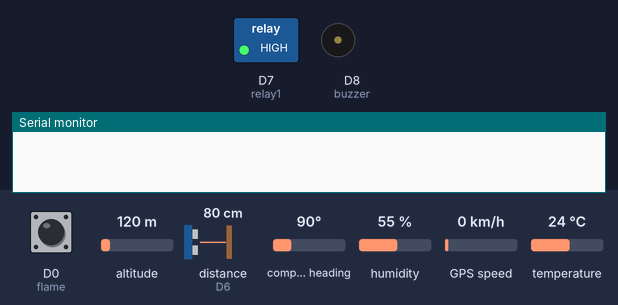
Simulated run of this sketch. Board: ESP8266 (NodeMCU). Parts: switched loads named in the sketch (green lamp = pin HIGH), buzzer (waves = sounding, pin HIGH), the last lines printed to the serial monitor. Wiring (inferred from the names in the program): ultrasonic range finder: trigger D5; echo D6. Inputs (shaded band) come from the test bench; at power-on: D0 (flame) LOW, altitude 120 m, distance to the obstacle (sensor on D6) 80 cm, compass heading 90°, humidity 55 %, GPS speed 0 km/h, temperature 24 °C. The echo pulse lasts 58.3 µs per cm; WiFi joins after 1.5 s; servers stay silent unless stated; the GPS gets a fix after 3 s at 37.7749, -122.4194 with 8 satellites; pins used as bus, display or sensor lines are not drawn.

Above: at 3.0 s.
3.1 s: D0 (flame) pulsed HIGH 2 times (0.12 s each, 0.3 s apart)
At 4.7 s:
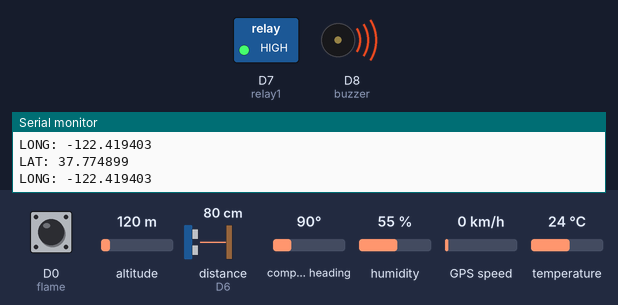
5.2 s: D0 (flame) driven HIGH
At 6.2 s:
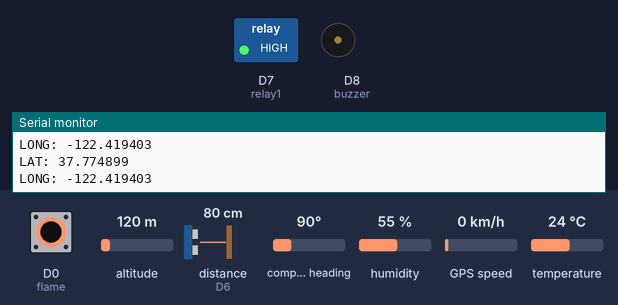
6.7 s: D0 (flame) driven LOW
At 7.3 s:
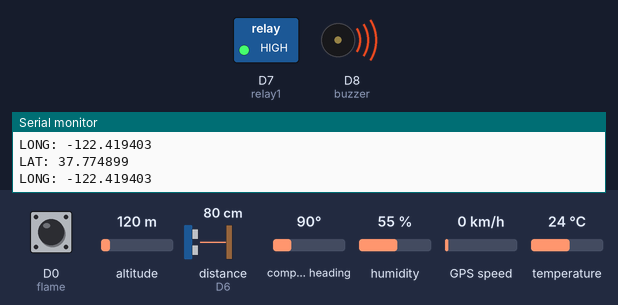
Timing chart, 0 to 9.7 s (numbered marks = the images above; inputs shaded):
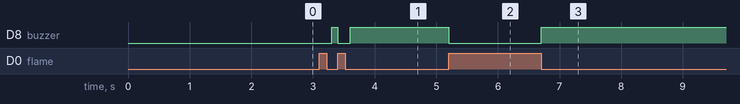

The sketch:

fmbcas.ino
```cpp
#define BLYNK_TEMPLATE_ID "TMPL3OOTgUsYT"
#define BLYNK_TEMPLATE_NAME "FISHERMAN BORDER ALERT"
#define BLYNK_AUTH_TOKEN "c9KUIR5p6hZdnAzRdIDVPiNUTHPMccKS"
#define BLYNK_PRINT Serial // Comment this out to disable prints and save space

#include <TinyGPS++.h>
#include <SoftwareSerial.h>
#include <SPI.h>
#include <ESP8266WiFi.h>
#include <BlynkSimpleEsp8266.h>

static const int RXPin = 4, TXPin = 5; // GPIO 4=D2(connect Tx of GPS) and GPIO 5=D1(Connect Rx of GPS)
static const uint32_t GPSBaud = 9600; // if Baud rate 9600 didn't work in your case then use 4800
TinyGPSPlus gps; // The TinyGPS++ object
WidgetMap myMap(V6); // V6 for virtual pin of Map Widget
SoftwareSerial ss(RXPin, TXPin); // The serial connection to the GPS device
float spd; //Variable to store the speed
float sats; //Variable to store no. of satellites response
String bearing; //Variable to store orientation or direction of GPS
unsigned int move_index = 1; // fixed location for now

#include <DHT.h>
#define DHTPIN 2 // Digital pin 4
#define DHTTYPE DHT11 // DHT 11
DHT dht(DHTPIN, DHTTYPE);

#define BLYNK_PRINT Serial // Comment this out to disable prints and save space
int buzzer = D8;
#define flame D0
#define trig D5
#define echo D6
#define relay1 D7
int irSensorPin = D3; // Replace D3 with the appropriate GPIO pin number


#define BORDER_CROSSED_ALERT_PIN V12 // Virtual pin for LED widget
#define BORDER_CROSSED_MSG_PIN V13 // Virtual pin for Terminal widget
#define FIRE_DETECTED_MSG_PIN V14 // Virtual pin for Terminal widget

// You should get Auth Token in the Blynk App.
// Go to the Project Settings (nut icon).
char auth[] = "c9KUIR5p6hZdnAzRdIDVPiNUTHPMccKS"; // Enter the Auth code which was sent by Blynk

// Your WiFi credentials.
// Set password to "" for open networks.
char ssid[] = "temp"; // Enter your WIFI Name
char pass[] = "temp12345"; // Enter your WIFI Password

SimpleTimer timer;
bool isBorderCrossed = false; // Flag variable to track if border is crossed
bool isFlameDetected = false;

void setup()
{
  Serial.begin(9600); // See the connection status in Serial Monitor
  Blynk.begin(auth, ssid, pass);
  pinMode(buzzer, OUTPUT);
  pinMode(flame, INPUT);
  pinMode(trig, OUTPUT);
  pinMode(echo, INPUT);
  pinMode(relay1, OUTPUT);
  digitalWrite(relay1, HIGH);
  dht.begin();

  Serial.println();
  timer.setInterval(5000L, checkGPS); // every 5s check if GPS is connected, only really needs to be done once
  ss.begin(GPSBaud);
  timer.setInterval(100L, flameSensor);
  timer.setInterval(1000L, getSendData);
  timer.setInterval(100L, ultrasonic);
  timer.setInterval(1000L, sendSensor);
}

void checkGPS()
{
  if (gps.charsProcessed() < 10)
  {
    Serial.println(F("No GPS detected: check wiring."));
    Blynk.virtualWrite(V4, "GPS ERROR"); // Value Display widget on V4 if GPS not detected
  }
}

void sendSensor()
{
  float h = dht.readHumidity();
  float t = dht.readTemperature(); // or dht.readTemperature(true) for Fahrenheit
  if (isnan(h) || isnan(t))
  {
    Serial.println("Failed to read from DHT sensor!");
    return;
  }
  // You can send any value at any time.
  // Please don't send more than 10 values per second.
  Blynk.virtualWrite(V1, h); //V1 is for Humidity
  Blynk.virtualWrite(V0, t); //V0 is for Temperature
}

void flameSensor()
{
  bool flameValue = digitalRead(flame);

  if (flameValue == HIGH && !isFlameDetected)
  {
    Blynk.logEvent("Warning", "Fire was detected");
    Blynk.virtualWrite(FIRE_DETECTED_MSG_PIN, "Fire Detected!"); // Display "Fire Detected!" message
    isFlameDetected = true;
    digitalWrite(buzzer, LOW); // Turn off the buzzer when flame is detected
  }
  else if (flameValue == LOW && isFlameDetected)
  {
    isFlameDetected = false;
    digitalWrite(buzzer, HIGH); // Turn on the buzzer when flame is not detected
  }
}


void getSendData()
{
  // Removed MQ2 sensor related code
}

void ultrasonic()
{
  digitalWrite(trig, LOW);
  delayMicroseconds(4);
  digitalWrite(trig, HIGH);
  delayMicroseconds(10);
  digitalWrite(trig, LOW);
  long t = pulseIn(echo, HIGH);
  long cm = t / 29 / 2;
  Blynk.virtualWrite(V3, cm);

  if (cm < 15)
  {
    Blynk.virtualWrite(BORDER_CROSSED_MSG_PIN, "Reaching border Alert!"); // Display "Reaching border Alert!" message
  }
}


void displayInfo()
{
  if (gps.location.isValid())
  {
    float latitude = (gps.location.lat()); //Storing the Lat. and Lon.
    float longitude = (gps.location.lng());
    Serial.print("LAT: ");
    Serial.println(latitude, 6); // float to x decimal places
    Serial.print("LONG: ");
    Serial.println(longitude, 6);
    Blynk.virtualWrite(V7, String(latitude, 6));
    Blynk.virtualWrite(V8, String(longitude, 6));
    myMap.location(move_index, latitude, longitude, "GPS_Location");
    spd = gps.speed.kmph();            //get speed
    Blynk.virtualWrite(V9, spd);
    sats = gps.satellites.value();     //get number of satellites
    Blynk.virtualWrite(V10, sats);
    bearing = TinyGPSPlus::cardinal(gps.course.value());  // get the direction
    Blynk.virtualWrite(V11, bearing);
  }
  Serial.println();
}

void loop()
{
  // Check IR sensor state
  bool isIRSensorTriggered = digitalRead(irSensorPin) == HIGH;

  if (isIRSensorTriggered && !isBorderCrossed)
  {
    isBorderCrossed = true;
    Blynk.virtualWrite(V5, 0); // Turn on LED widget (replace V5 with the actual virtual pin number)
    Blynk.virtualWrite(BORDER_CROSSED_MSG_PIN, "Border Crossed!"); // Send alert message to Blynk Terminal
  }
  else if (!isIRSensorTriggered && isBorderCrossed)
  {
    isBorderCrossed = false;
    Blynk.virtualWrite(V5, 255); // Turn off LED widget (replace V5 with the actual virtual pin number)
  }

  // Check relay state and update LED widget accordingly
  bool isRelayOn = digitalRead(relay1) == HIGH;
  if (isRelayOn)
  {
    Blynk.virtualWrite(V15, 0); // Turn on LED widget (replace V15 with the actual virtual pin number)
  }
  else
  {
    Blynk.virtualWrite(V15, 255); // Turn off LED widget (replace V15 with the actual virtual pin number)
  }

  while (ss.available() > 0)
  {
    // sketch displays information every time a new sentence is correctly encoded.
    if (gps.encode(ss.read()))
      displayInfo();
  }
  Blynk.run();
  timer.run();
}
```

Measured:
- after the input at 3.1 s, D8 (buzzer): LOW → HIGH after 0.20 s, → LOW 0.10 s later, → HIGH 0.20 s later
- after the input at 5.2 s, D8 (buzzer): HIGH → LOW at once
- after the input at 6.7 s, D8 (buzzer): LOW → HIGH at once
